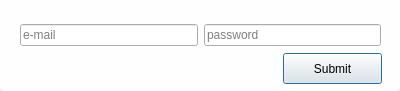
<?xml version="1.0" encoding="UTF-8"?>
<ui version="4.0">
 <class>LoginPanel</class>
 <widget class="QWidget" name="LoginPanel">
  <property name="geometry">
   <rect>
    <x>0</x>
    <y>0</y>
    <width>400</width>
    <height>91</height>
   </rect>
  </property>
  <property name="minimumSize">
   <size>
    <width>400</width>
    <height>0</height>
   </size>
  </property>
  <property name="maximumSize">
   <size>
    <width>400</width>
    <height>16777215</height>
   </size>
  </property>
  <property name="windowTitle">
   <string>Form</string>
  </property>
  <widget class="QLabel" name="bg">
   <property name="geometry">
    <rect>
     <x>0</x>
     <y>-10</y>
     <width>400</width>
     <height>101</height>
    </rect>
   </property>
   <property name="minimumSize">
    <size>
     <width>400</width>
     <height>0</height>
    </size>
   </property>
   <property name="maximumSize">
    <size>
     <width>400</width>
     <height>16777215</height>
    </size>
   </property>
   <property name="styleSheet">
    <string notr="true">QLabel {
	background: rgba(255, 255, 255, 240);
	border-radius: 5px
}</string>
   </property>
   <property name="text">
    <string/>
   </property>
   <property name="scaledContents">
    <bool>true</bool>
   </property>
  </widget>
  <widget class="QPushButton" name="submit">
   <property name="geometry">
    <rect>
     <x>283</x>
     <y>53</y>
     <width>99</width>
     <height>31</height>
    </rect>
   </property>
   <property name="text">
    <string>Submit</string>
   </property>
   <property name="autoDefault">
    <bool>true</bool>
   </property>
   <property name="default">
    <bool>true</bool>
   </property>
  </widget>
  <widget class="QLabel" name="errmsg">
   <property name="geometry">
    <rect>
     <x>20</x>
     <y>110</y>
     <width>251</width>
     <height>17</height>
    </rect>
   </property>
   <property name="text">
    <string/>
   </property>
  </widget>
  <widget class="QWidget" name="">
   <property name="geometry">
    <rect>
     <x>20</x>
     <y>20</y>
     <width>361</width>
     <height>31</height>
    </rect>
   </property>
   <layout class="QHBoxLayout" name="horizontalLayout">
    <item>
     <widget class="QLineEdit" name="name">
      <property name="inputMethodHints">
       <set>Qt::ImhEmailCharactersOnly</set>
      </property>
      <property name="placeholderText">
       <string>e-mail</string>
      </property>
     </widget>
    </item>
    <item>
     <widget class="QLineEdit" name="password">
      <property name="maxLength">
       <number>16</number>
      </property>
      <property name="echoMode">
       <enum>QLineEdit::Password</enum>
      </property>
      <property name="placeholderText">
       <string>password</string>
      </property>
     </widget>
    </item>
   </layout>
  </widget>
 </widget>
 <resources/>
 <connections/>
</ui>
